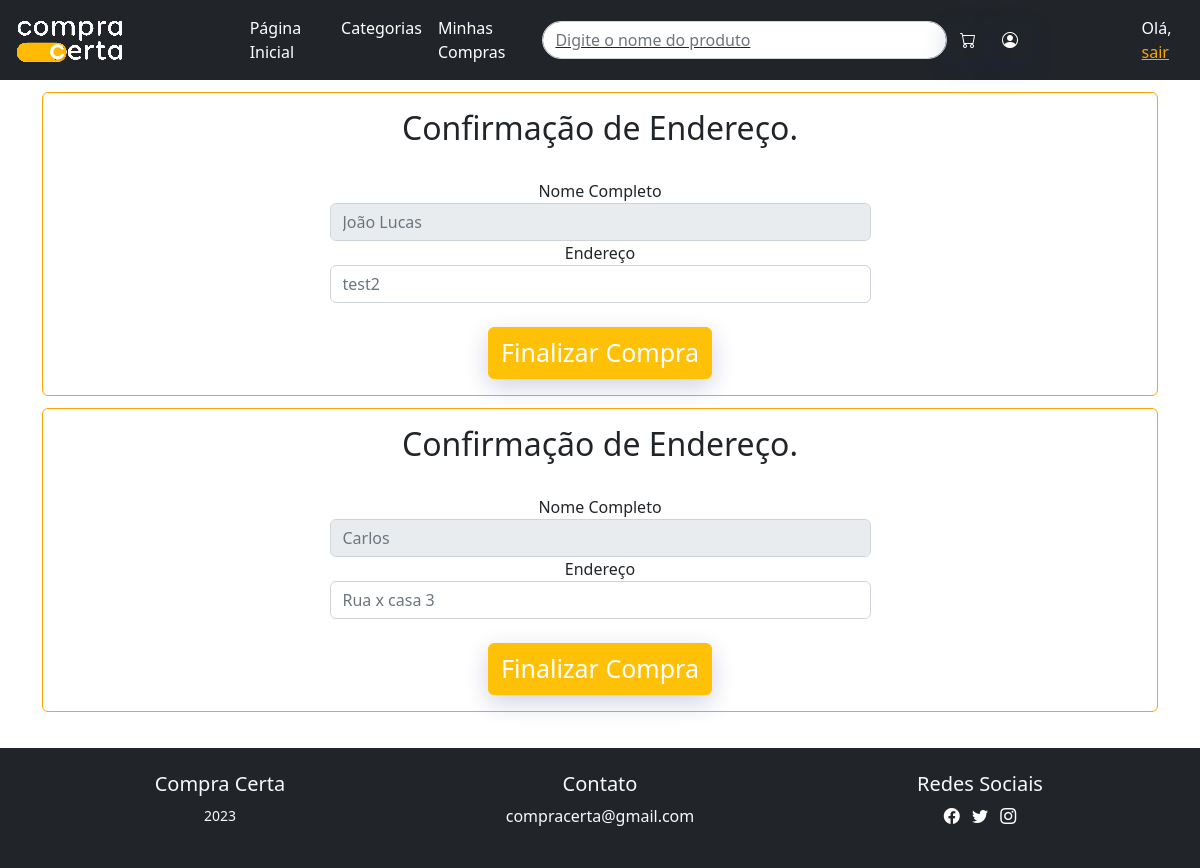
/Views/endereco.php (signed in), run on the app's committed database.
### tables this page shows
CREATE TABLE IF NOT EXISTS `usuarios` (
  `nomeUsuario` varchar(100) NOT NULL,
  `emailUsuario` varchar(100) NOT NULL,
  `senhaUsuario` varchar(8) NOT NULL,
  `cpfUsuario` int NOT NULL,
  `telefoneUsuario` int DEFAULT NULL,
  `enderecoUsuario` varchar(100) NOT NULL,
  `idUsuario` int NOT NULL AUTO_INCREMENT,
  PRIMARY KEY (`idUsuario`,`emailUsuario`)
);

### Controllers/perfilControlador.php (called while the page is built, shortened)
<?php
include("Head.php");
$userId = $_SESSION['user'];
$host = 'localhost:3306';
$dbname = 'supermercadoweb';
$username = 'root';
$password = '';
try {
    $connection = new PDO("mysql:host=$host;dbname=$dbname;charset=utf8", $username, $password);
    $connection->setAttribute(PDO::ATTR_ERRMODE, PDO::ERRMODE_EXCEPTION);
} catch (PDOException $e) {
    echo "Connection failed: " . $e->getMessage();
    exit;
}
$query = "SELECT * FROM usuarios";
$stmt = $connection->prepare($query);
$stmt->execute();
$users = $stmt->fetchAll(PDO::FETCH_ASSOC);
?>

### Views/endereco.php (the view, shortened to what this page needs)
<?php
require_once "../Controllers/perfilControlador.php";
?>
<!DOCTYPE html>
<html>
<body>
<?php foreach ($users as $user): ?>
    <?php if ($user['idUsuario'] != $userId):?>
<div class="container h-100" style="margin-block: 1%;">
    <div class="card-wrapper">
        <div class="card fat">
            <div class="card-body">
                    <center><h2>Confirmação de Endereço.</h2><br>
                <div class="form-row" method="POST">
                    <div class="form-group col-md-6">
                        <label for="nome-pagamento">Nome Completo</label>
                        <input type="text" class="form-control" disabled id="nomeUsuario" placeholder="<?php echo $user['nomeUsuario']; ?>" required autofocus>
                    </div>
                    <div class="form-group col-md-6">
                        <label for="nome-pagamento">Endereço</label>
                        <input type="text" class="form-control" id="enderencoUsuario" placeholder="<?php echo $user['enderecoUsuario']; ?>" required autofocus>
                    </div>
                    <br>
					<a href='./index.php'>
					<button type="submit" class="btn btn-warning btn-block" style=" font-size: 25px;">
						<span style="color: white">Finalizar Compra</span></a>
                    </center>
                </div>
                <?php endif; ?>
            </div>
        </div>
    </div>
<?php endforeach; ?>
<?php require "Footer.php"; ?>
</body>
</html>

### Views/style/style.css (style rules this page uses)
.form-group { position: relative; display: block; margin: 0; padding: 0; }
.btn { background-color: orange; color: #ffeba7; box-shadow: 0 8px 24px 0 rgba(16,39,112,.2); }

### Views/Head.php (style rules this page uses)
.card { border-color: orange; }

### Views/Footer.php (style rules this page uses)
span { display: inline-block; }

### data on the page
usuarios: nomeUsuario "João Lucas", enderecoUsuario "test2"
usuarios: nomeUsuario "Carlos", enderecoUsuario "Rua x casa 3"
